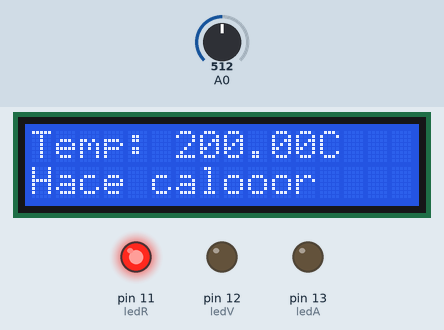
A sketch run on a simulated Arduino Uno, built with avr-gcc and run on an emulated ATmega328P. On the bench: 16×2 character LCD, output pins drawn as LEDs (lit = HIGH). Inputs (shaded band) come from the test bench; at power-on: A0 = 512.

Above: at 1.2 s.
1.3 s: A0 set to 169
At 3.2 s:
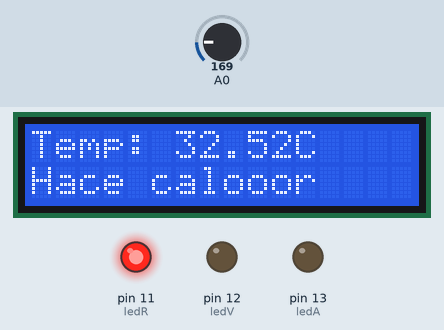
3.5 s: A0 set to 140
At 5.2 s:
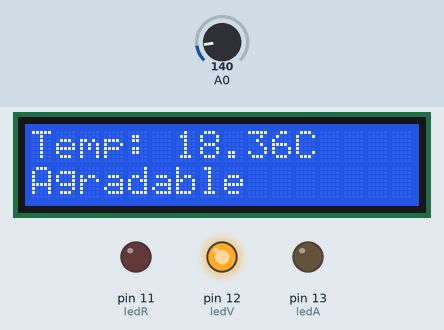
5.5 s: A0 set to 113
At 7.1 s:
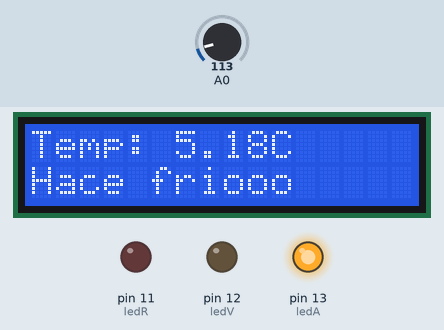
Timing chart, 0 to 8.6 s (numbered marks = the images above; inputs shaded):
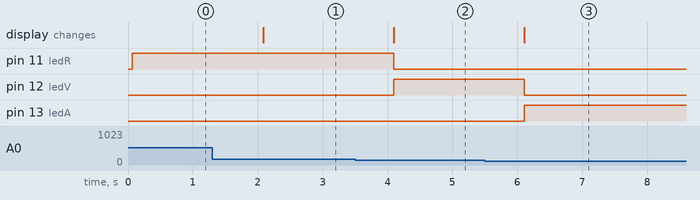

Measured:
- the behaviour switches between 154 and 153 on A0 (found by bisection; images 1 and 2)
- the behaviour switches between 121 and 120 on A0 (found by bisection; images 2 and 3)
- after the input at 1.3 s, the display: changes after 0.78 s (image 1)
- after the input at 3.5 s, pin 11 (ledR): HIGH → LOW after 0.59 s; pin 12 (ledV): LOW → HIGH after 0.59 s; the display: changes after 0.59 s (image 2)
- after the input at 5.5 s, pin 12 (ledV): HIGH → LOW after 0.60 s; pin 13 (ledA): LOW → HIGH after 0.60 s; the display: changes after 0.60 s (image 3)

The sketch:

OrgYArqProyect.ino
```cpp
//Libreria de display LCD
#include <LiquidCrystal.h>

//Declaración de pines a usar por el LCD: (5 RS, 4 E, 3 D4, 2 D5, 1 D6, 0 D7)
LiquidCrystal lcd(5,4,3,2,1,0);
//Declaración de pines de los Leds
int ledA = 13;
int ledV = 12;
int ledR = 11;

void setup (){
  //Se configuran los pines como salidas
  pinMode(ledA, OUTPUT);
  pinMode(ledV, OUTPUT);
  pinMode(ledR, OUTPUT);
  //Inicialización de LCD con su tamaño (16x2)
  lcd.begin(16,2);
}

void loop(){
  //Se limpia el lcd al inicio de cada loop
  lcd.clear();
  //Lectura del sensor de temperatura
  int lectura = analogRead(A0);
  //Se convierte la lectura analogica(0 a 1023) a voltaje
  float voltaje = lectura * 5.0;
  voltaje /= 1024.0;
  //Se convierte el voltaje real en grados celsius
  float temperatura = (voltaje - 0.5) * 100;

  //Se establece el cursor en (0,0)
  lcd.setCursor(0,0);
  //Se imprime la temperatura actual
  lcd.print("Temp: ");
  lcd.print(temperatura);
  lcd.print("C");

  //Si la temperatura es menor a 9°C, decimos que la temperatura es baja
  if(temperatura < 9.0){
    //Se imprime en la segunda fila un mensaje que lo indica
    lcd.setCursor(0,1);
    lcd.print("Hace friooo");
    //Se enciende el Led Azul que indica Frio
    digitalWrite(ledA, HIGH);
    digitalWrite(ledV, LOW);
    digitalWrite(ledR, LOW);
    }
    //Si la temperatura es mayor a 25°C, decimos que la temperatura es alta
    else if(temperatura > 25.0){
      //Se imprime en la segunda fila un mensaje que lo indica
      lcd.setCursor(0,1);
      lcd.print("Hace calooor");
      //Se enciende el Led Rojo que indica Calor y se apagan los demás
      digitalWrite(ledR, HIGH);
      digitalWrite(ledV, LOW);
      digitalWrite(ledA, LOW);
    }
    //Si no ocurre ningún caso la temperatura se encuentra entre 9 y 25, decimos que la temperatura es agradable
    else{
      //Se imprime en la segunda fila un mensaje que lo indica
      lcd.setCursor(0,1);
      lcd.print("Agradable");
      //Se enciende el Led Verde y se apagan los demás
      digitalWrite(ledV, HIGH);
      digitalWrite(ledR, LOW);
      digitalWrite(ledA, LOW);
    }

    //Se coloca un Delay para observar bien los cambios de temperatura y no sobreexigir los leds
    delay(1000);
}
```
